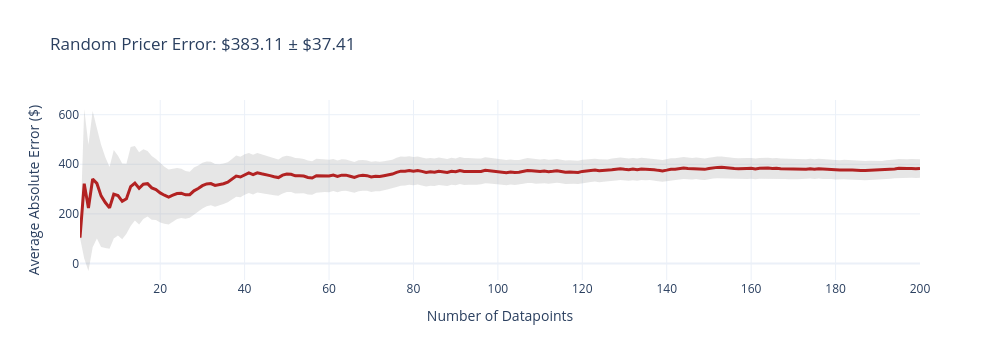
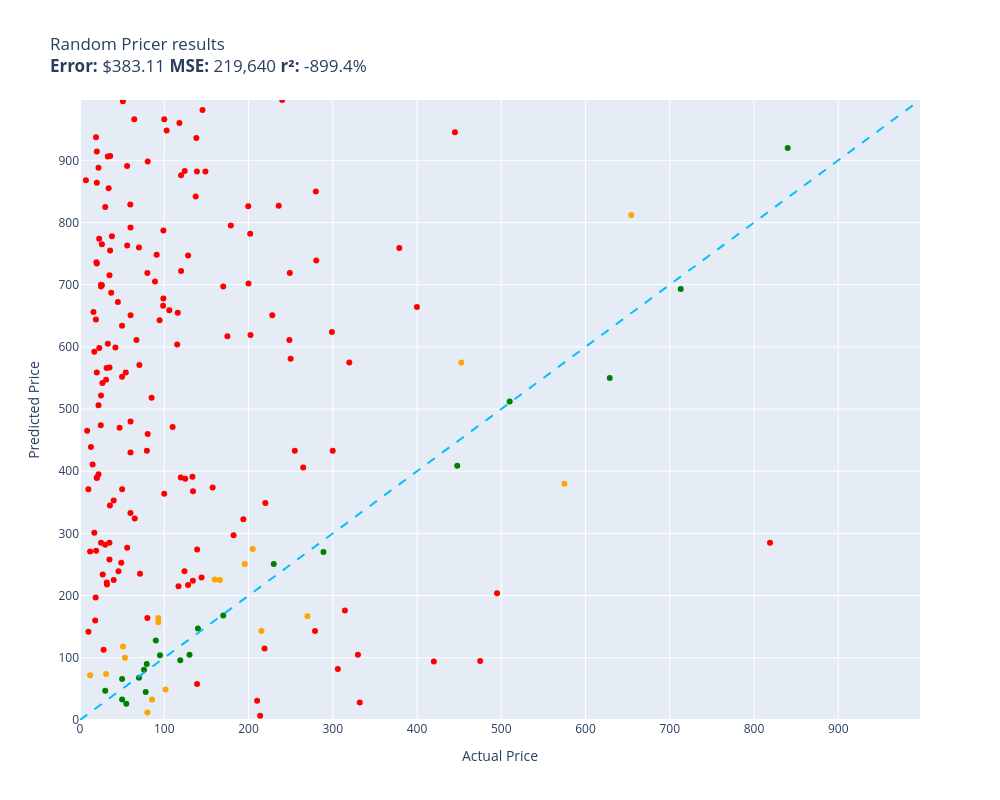

Write notebook code for charts like these, in order.
### Code cell
random.seed(42)
Tester.evaluate(random_pricer, test)

### Figure 1 — Plotly figure (JSON) as saved in the notebook; plotly's stock layout.template omitted (floating-point values rounded to 4 significant figures; data arrays with more than 128 entries replaced by an {"elided": "..."} marker saying what was removed)
{"data": [{"fill": "toself", "fillcolor": "rgba(128,128,128,0.2)", "hoverinfo": "skip", "line": {"color": "rgba(255,255,255,0)"}, "name": "95% CI", "showlegend": false, "type": "scatter", "x": {"elided": "400 int values"}, "y": {"elided": "400 float values"}}, {"customdata": {"elided": "200x1 float values"}, "hovertemplate": "n=%{x}<br>Avg Error=$%{y:,.2f}<br>±95% CI=$%{customdata[0]:,.2f}<extra></extra>", "line": {"color": "firebrick", "width": 3}, "mode": "lines", "name": "Cumulative Avg Error", "type": "scatter", "x": {"elided": "200 int values"}, "y": {"elided": "200 float values"}}], "layout": {"height": 360, "showlegend": false, "title": {"text": "Random Pricer Error: $383.11 ± $37.41"}, "width": 1000, "xaxis": {"title": {"text": "Number of Datapoints"}}, "yaxis": {"title": {"text": "Average Absolute Error ($)"}}}}

### Figure 2 — Plotly figure (JSON) as saved in the notebook; plotly's stock layout.template omitted (floating-point values rounded to 4 significant figures; data arrays with more than 128 entries replaced by an {"elided": "..."} marker saying what was removed)
{"data": [{"customdata": {"elided": "161x1 str values"}, "hovertemplate": "%{customdata[0]}<extra></extra>", "legendgroup": "red", "marker": {"color": "red", "size": 6, "symbol": "circle"}, "mode": "markers", "name": "red", "orientation": "v", "showlegend": true, "type": "scatter", "x": {"elided": "161 float values"}, "xaxis": "x", "y": {"elided": "161 int values"}, "yaxis": "y"}, {"customdata": [["NewPower99 Battery Kit for Samsung Galax...\nGuess=$26.00 Actual=$54.95"], ["RBC12-UPC Replacement Battery Cartridge ...\nGuess=$251.00 Actual=$229.99"], ["Bam France 2002XL Contoured Hightech Bla...\nGuess=$693.00 Actual=$713.00"], ["Panasonic KX-TG6511B DECT 6.0 PLUS Expan...\nGuess=$90.00 Actual=$79.20"], ["LD Products Compatible Toner Cartridge R...\nGuess=$33.00 Actual=$49.98"], ["PEMP E65 E66 CDC Simulate Optical Fiber ...\nGuess=$96.00 Actual=$119.00"], ["3D Tree Hole Branches 075 Stair Risers D...\nGuess=$105.00 Actual=$129.99"], ["Webcem Solar Shed Light Outdoor Indoor, ...\nGuess=$45.00 Actual=$77.96"], ["Poison Spyder 10-08-020 Rocker Knocker\nGuess=$550.00 Actual=$628.76"], ["DIMARZIO 204284 DP 163FBK Blues Bucker G...\nGuess=$128.00 Actual=$89.99"], ["BESTILL Wall Mounted Shower Faucet Set, ...\nGuess=$81.00 Actual=$76.00"], ["Ceramic Talavera Mexican Tile 4x4\", 9 Pi...\nGuess=$47.00 Actual=$29.95"], ["Trim Kit for 2-handle Shower & Tub Valve...\nGuess=$104.00 Actual=$94.99"], ["Ibanez M510OVS Acoustic Mandolin in Vint...\nGuess=$168.00 Actual=$169.99"], ["Skullcandy Hesh Evo Bluetooth Headphones...\nGuess=$68.00 Actual=$69.99"], ["Competition Clutch Disc and Pressure Pla...\nGuess=$512.00 Actual=$510.00"], ["StonKraft Brass Chess Board Game Set wit...\nGuess=$147.00 Actual=$140.00"], ["Audio Techinca ATW-T1002 System 10 Handh...\nGuess=$270.00 Actual=$289.00"], ["Dell XPS 13 9343-2727SLV 13.3\" Full HD S...\nGuess=$920.00 Actual=$839.99"], ["Steering Wheel, Carbon Fiber Automotive ...\nGuess=$409.00 Actual=$447.74"], ["Viola Bow 4/4 Full Size Carbon Fiber (Bl...\nGuess=$66.00 Actual=$49.99"]], "hovertemplate": "%{customdata[0]}<extra></extra>", "legendgroup": "green", "marker": {"color": "green", "size": 6, "symbol": "circle"}, "mode": "markers", "name": "green", "orientation": "v", "showlegend": true, "type": "scatter", "x": [54.95, 230.0, 713.0, 79.2, 49.98, 119.0, 130.0, 77.96, 628.8, 89.99, 76.0, 29.95, 94.99, 170.0, 69.99, 510.0, 140.0, 289.0, 840.0, 447.7, 49.99], "xaxis": "x", "y": [26, 251, 693, 90, 33, 96, 105, 45, 550, 128, 81, 47, 104, 168, 68, 512, 147, 270, 920, 409, 66], "yaxis": "y"}, {"customdata": [["ACDelco GM Original Equipment FW339 Fron...\nGuess=$143.00 Actual=$215.33"], ["DEWALT 20V MAX* XR Impact Driver with Bl...\nGuess=$575.00 Actual=$452.53"], ["GanFindX Portable Car Hand Controls for ...\nGuess=$226.00 Actual=$159.90"], ["Projector, CRAZVIEW Projector with WiFi ...\nGuess=$100.00 Actual=$53.40"], ["Satco S9596, 4 Count (Pack of 1), 4.18\nGuess=$72.00 Actual=$12.00"], ["Aeromotive 13304 Regulator, X1 Adjustabl...\nGuess=$167.00 Actual=$269.95"], ["Walker Exhaust Ultra EPA 16478 Direct Fi...\nGuess=$380.00 Actual=$574.99"], ["NewFantasia Replacement Audio Cable with...\nGuess=$74.00 Actual=$31.00"], ["MXR Carbon Copy Deluxe Analog Delay Guit...\nGuess=$251.00 Actual=$195.50"], ["Cardone 84-58642 New HEI Electronic Dist...\nGuess=$225.00 Actual=$165.99"], ["ECCPP Power Steering Pump for 2009-2010 ...\nGuess=$33.00 Actual=$85.48"], ["SP Air Corporation SP-8102BU 1/4-Inch He...\nGuess=$275.00 Actual=$204.99"], ["DuraGo BR5330 Front Vented Disc Brake Ro...\nGuess=$49.00 Actual=$101.51"], ["Samsung DA97-07603B Freezer Ice Maker As...\nGuess=$157.00 Actual=$93.02"], ["Blanco 230966 Valea Stainless Steel Sink...\nGuess=$164.00 Actual=$92.88"], ["Empava 24\" Single Wall Ovens 10 Cooking ...\nGuess=$812.00 Actual=$654.14"], ["MonMount Triple Monitor Stand Freestandi...\nGuess=$12.00 Actual=$79.99"], ["Refresh NSF-53 Premium Replacement Refri...\nGuess=$118.00 Actual=$50.99"]], "hovertemplate": "%{customdata[0]}<extra></extra>", "legendgroup": "orange", "marker": {"color": "orange", "size": 6, "symbol": "circle"}, "mode": "markers", "name": "orange", "orientation": "v", "showlegend": true, "type": "scatter", "x": [215.3, 452.5, 159.9, 53.4, 12.0, 269.9, 575.0, 31.0, 195.5, 166.0, 85.48, 205.0, 101.5, 93.02, 92.88, 654.1, 79.99, 50.99], "xaxis": "x", "y": [143, 575, 226, 100, 72, 167, 380, 74, 251, 225, 33, 275, 49, 157, 164, 812, 12, 118], "yaxis": "y"}, {"hoverinfo": "skip", "line": {"color": "deepskyblue", "dash": "dash", "width": 2}, "mode": "lines", "name": "y = x", "showlegend": false, "type": "scatter", "x": [0, 997], "y": [0, 997]}], "layout": {"height": 800, "legend": {"title": {"text": "color"}, "tracegroupgap": 0}, "showlegend": false, "title": {"text": "Random Pricer results<br><b>Error:</b> $383.11 <b>MSE:</b> 219,640 <b>r²:</b> -899.4%"}, "width": 1000, "xaxis": {"anchor": "y", "domain": [0, 1], "range": [0, 997], "title": {"text": "Actual Price"}}, "yaxis": {"anchor": "x", "domain": [0, 1], "range": [0, 997], "title": {"text": "Predicted Price"}}}}
